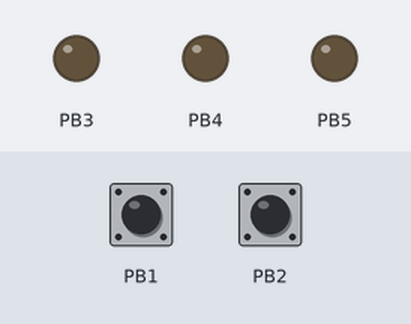
Recording of a program running on a simulated ATmega328P, built with avr-gcc and emulated at 16 MHz (the files do not name the chip). Parts: output pins drawn as LEDs (lit = HIGH). The inputs (shaded band) are chosen by the test bench; at power-on: PB2 HIGH, PB1 HIGH.

Above: at 1.2 s.
1.3 s: PB2 pulled LOW for 0.15 s
At 1.8 s:
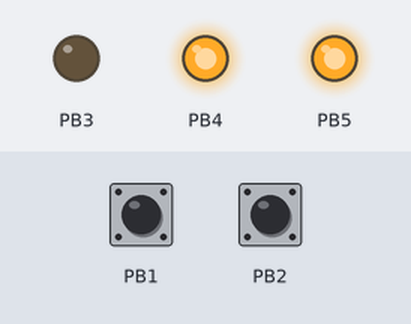
4.4 s: PB1 pulled LOW for 0.15 s
At 5.4 s:
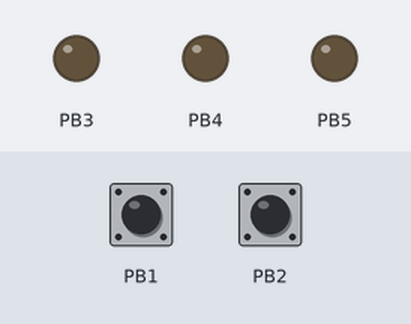
6.0 s: PB2 pulled LOW for 1 s
At 6.6 s:
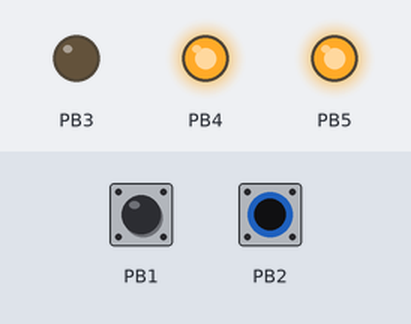
10.0 s: PB1 pulled LOW for 1 s
At 10.8 s:
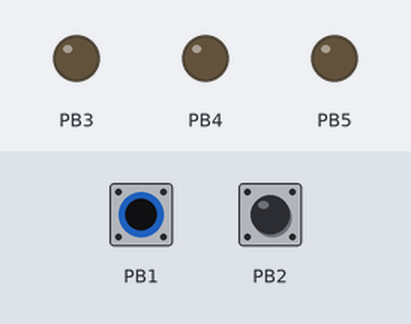
12.5 s: PB2 pulled LOW for 0.15 s
At 17.9 s:
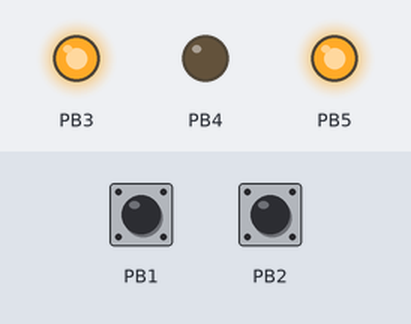
18.6 s: PB1 driven LOW and PB2 driven LOW
At 18.9 s:
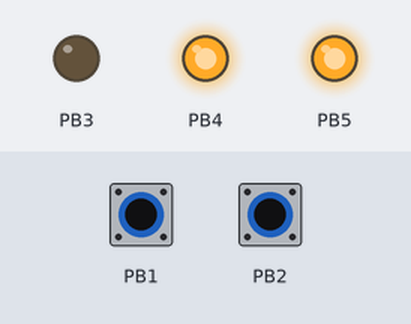
Timing chart, 0 to 21.1 s (numbered marks = the images above; inputs shaded):
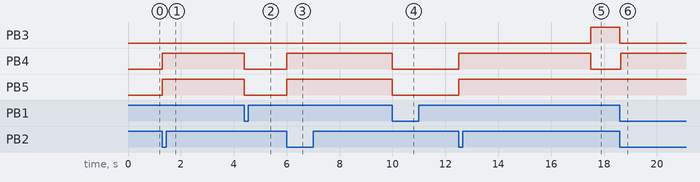

The program:

main.c
```c
//Lab 2 - Partida estrela-triângulo
#define F_CPU   16000000
#include <util/delay.h>
#include <avr/io.h>

int main(void)
{
	//Entradas
	DDRB &= ~((1<<2)|(1<<1)); // PB2 = S1 e PB1 = S0
	PORTB |= ((1<<2)|(1<<1)); // Para ligar o pull-up

	//Saídas
	DDRB |= ((1<<3)|(1<<4)|(1<<5));

	//Escrevendo nas saídas
	PORTB &=  ~(1<<3); //K3
	PORTB &= ~(1<<4); //K2
	PORTB &= ~(1<<5); //K1

	int estado = 0;
	int tempo = 0;

    while (1)
    {
		if(estado == 0)
		{
			PORTB &= ~(1<<3);
			PORTB &= ~(1<<4);
			PORTB &= ~(1<<5);

			//Caso o botão S1 seja acionado, o sistema é iniciado
			if(!(PINB & (1<<2))) //S1
			{
				estado = 1;
			}
		}
		if(estado == 1)
		{
			tempo = 5000;
			//Ligar K1 e K2
			PORTB |= (1<<5);
			PORTB |= (1<<4);

			//Avançar para o estado em que a contagem de 5 segundos é feita
			estado = 2;
		}
		if(estado == 2)
		{
			//É somado -1 à variável tempo até que o valor dentro dela seja 0, assim, o programa avança ao próximo estado
			--tempo;
			_delay_ms(1);
			if(tempo == 0)
			{
				estado = 3;
			}
		}
		if(estado == 3)
		{
			//Desligar K2 e ligar K3
			PORTB &= ~(1<<4);//K2
			PORTB |= (1<<3);//K3
			estado = 4;
		}
		if(estado == 4)
		{
			if(!(PINB & (1<<1))) //S0
			{
				estado = 0;
			}
		}
		if ((!( PINB & (1<<1)))&& (estado ==2))
		{
			estado = 0;
		}
    }
}
```

Measured:
- after the input at 1.3 s, PB4, PB5: LOW → HIGH at once
- after the input at 4.4 s, PB4, PB5: HIGH → LOW at once
- after the input at 6.0 s, PB4, PB5: LOW → HIGH at once
- after the input at 10.0 s, PB3: stays LOW (without the input it goes to HIGH after 1.0 s); PB4: HIGH → LOW after 0.00 s instead of 1.0 s; PB5: HIGH → LOW at once
- after the input at 12.5 s, PB3: LOW → HIGH after 5.0 s; PB4: LOW → HIGH at once, → LOW 5.0 s later; PB5: LOW → HIGH at once
- after the input at 18.6 s, PB3: HIGH → LOW at once; PB4: LOW → HIGH at once
